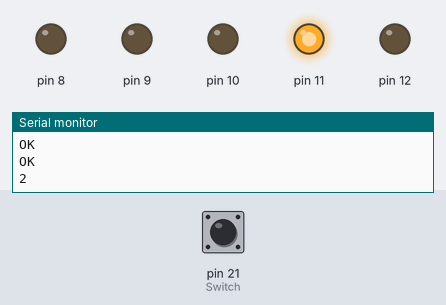
Bench run of a sketch on a simulated Arduino Mega 2560, built with avr-gcc and run on an emulated ATmega2560. On the bench: output pins drawn as LEDs (lit = HIGH), the last lines printed to the serial monitor. Inputs (shaded band) come from the test bench; at power-on: pin 21 (Switch) HIGH. The modem accepts every AT command (registered, SIM ready, sends succeed) and sends nothing else.

Above: at 12.7 s.
12.8 s: pin 21 (Switch) pulled LOW for 3.2 s
At 13.1 s:
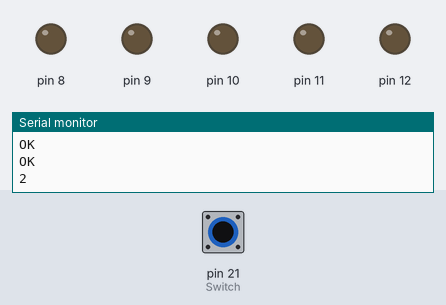
20.5 s: pin 21 (Switch) pulled LOW for 3.2 s
At 23.7 s:
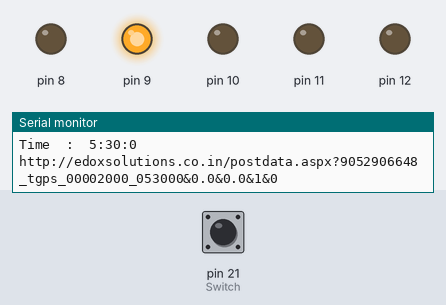
At 24.5 s:
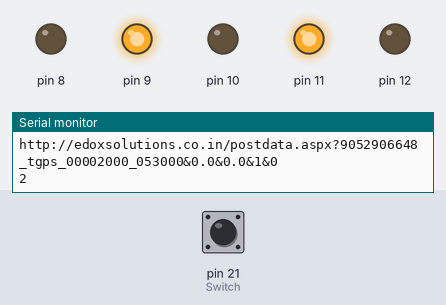
Timing chart, 0 to 26.0 s (numbered marks = the images above; inputs shaded):
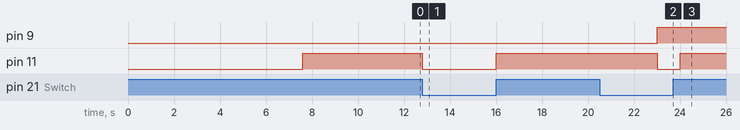

The sketch:

A7_GPS_Posting.ino
```cpp
int Gpsdata;
  int at;
  unsigned int finish=0;  // indicate end of message
  unsigned int pos_cnt=0;  // position counter
  unsigned int lat_cnt=0;  // latitude data counter
  unsigned int log_cnt=0;
  unsigned int tym_cnt=0;
  unsigned int dat_cnt=0;// longitude data counter
  unsigned int flg    =0;  // GPS flag
  unsigned int com_cnt=0;  // comma counter
  char lat[20];            // latitude array
  char lg[20];
  char dt[20];
  char tym[20];
  long previousMillis = 0;
  long interval = 20000;
  int a1=0;
  String line3,ser1;
  const int D=7;
  long m,n,o;
  int z,v;
  bool aa=0,bb=0;

  #define TIMEOUT 15000 // mS
  String Address= "http://edoxsolutions.co.in/postdata.aspx?9052906648_tgps_";
String request_string;
#define Switch 21

 void setup()
  { pinMode(11,OUTPUT);
    pinMode(10,OUTPUT);
    pinMode(9,OUTPUT);
    pinMode(12,OUTPUT);
    pinMode(8,OUTPUT);
    pinMode(Switch,INPUT_PULLUP);
    Serial.begin(115200);
    Serial3.begin(9600);
    Serial2.begin(9600);
    Serial1.begin(115200);
    delay(5000);
        bool x=0;
        while(!x)
        {Serial1.println("AT");
          x=echoFind("OK");}
        delay(200);

        x=0;
        while(!x)
        {
        Serial1.println("AT+GPS=1");
          x=echoFind("OK");
        }

        delay(1000);

        x=0;
        while(!x)
        {
          Serial1.println("AT+CMGF=1");
          x=echoFind("OK");
        }
         // Set SMS mode to text
             delay(200);
        x=0;
        while(!x)
        {
          Serial1.println("AT+CNMI=2,2,0,0,0");
          x=echoFind("OK");
        }
             delay(200);

  }


    void loop()
  {
            if(z>0&&v>0){digitalWrite(10,1);}

            digitalWrite(9,aa);
            digitalWrite(11,bb);

            if(Serial3.available()>0)
            {
              ser1=Serial3.readString();
              ser1=ser1.substring(0,1);

              ser1.trim();
              Serial.println(ser1);
              if(ser1=="A")
                gps();
              }
              else ser1="";


            if(Serial1.available())
            {
              String ser=Serial1.readString();
              int t=(ser.length());
               line3 = ser.substring(102);
            Serial.println(line3);
            Serial.println(ser);
            Serial.println(t);
             line3.trim();

            if(line3=="Trace"){
             gps();
            }
            if(line3=="Engine ON"){
             digitalWrite(8,1);
             bb=1;
            }
            if(line3=="Engine OFF")
            {
              digitalWrite(8,0);
              bb=0;
            }
            }
            unsigned long currentMillis = millis();
            if(currentMillis - previousMillis > interval) {
            previousMillis = currentMillis;

            aa=0;
            if(!aa)
            {
              Serial1.println("AT");
              aa=echoFind("OK");
            }

            gps();
              }

            if(digitalRead(Switch)!=0)  bb=1;
            else bb=0;
  }


void gps(){
                Serial.println("i");

                if (Serial2.available()) {
                  while(finish==0){

                    while(Serial2.available()>0){         // Check GPS data
                      Gpsdata= Serial2.read();
                      flg = 1;
                     if( Gpsdata=='$' && pos_cnt == 0)   // finding GPRMC header
                       pos_cnt=1;
                     if( Gpsdata=='G' && pos_cnt == 1)
                       pos_cnt=2;
                     if( Gpsdata=='P' && pos_cnt == 2)
                       pos_cnt=3;
                     if( Gpsdata=='R' && pos_cnt == 3)
                       pos_cnt=4;
                     if( Gpsdata=='M' && pos_cnt == 4)
                       pos_cnt=5;
                     if( Gpsdata=='C' && pos_cnt==5 )
                       pos_cnt=6;
                     if(pos_cnt==6 &&  Gpsdata ==','){   // count commas in message
                       com_cnt++;
                       flg=0;
                     }

                      if(com_cnt==1 && flg==1){
                      tym[tym_cnt++] =  Gpsdata;         // latitude
                      flg=0;
                     }

                     if(com_cnt==3 && flg==1){
                      lat[lat_cnt++] =  Gpsdata;         // latitude
                      flg=0;
                     }

                     if(com_cnt==5 && flg==1){
                       lg[log_cnt++] =  Gpsdata;         // Longitude
                       flg=0;
                     }

                      if(com_cnt==9 && flg==1){
                       dt[dat_cnt++] =  Gpsdata;         // Date
                       flg=0;
                     }

                     if( Gpsdata == '*' && com_cnt >= 9){
                       com_cnt = 0;                      // end of GPRMC message
                       lat_cnt = 0;
                       log_cnt = 0;
                       dat_cnt = 0;
                       tym_cnt = 0;

                       flg     = 0;
                       finish  = 1;


                    }
                  }
                 }

                }

 Receive_GPS_Data(lat,lg,dt,tym);


 }


   void Receive_GPS_Data(char lat[20],char lg[20],char dt[20],char tym[20])
  {


      float x=atof(lat);
      long y=(x*10000);
        z=y/1000000;
      long z1=y-(z*1000000);   //string to required integer conversion
     Serial.println(x);


      float t=atof(lg);
      long u=(t*10000);
         v=u/1000000;
      long v1=u-(v*1000000);


       long a=atol(dt);
       long b=a/10000;
       int c=(a/100)-(b*100);

       long d=atol(tym);
       long e=d/10000;
       int f=(d/100)-(e*100);

       long g=e+05;
       long h=f+30;

       if(h>=60)
       {
        g=g+1;
        h=(h-60);
       }

       if(g>=24)
       {
        g=(g-24);
       }

       long i=z1/60;

        long j=v1/60;


       Serial.print("Latitude : ");
      Serial.print(z);
       Serial.print(".");
       Serial.println(i);
//       Serial.println(j);
      Serial.print("Longitude : ");


      Serial.print(v);
       Serial.print(".");
       Serial.println(j);
//       Serial.println(l);
       Serial.print("Date   :  ");

       Serial.print(b);


        Serial.print("//");
       Serial.print(c);
       Serial.print("//");
       Serial.println(a-(b*10000)-(c*100));


              Serial.print("Time  :  ");

       Serial.print(g);

        Serial.print(":");
       Serial.print(h);
       Serial.print(":");
       Serial.println(d-(e*10000)-(f*100));

       request_string=Address;
       if(b<=9) request_string +="0";
       request_string +=b;
       if(c<=9) request_string +="0";
       request_string +=c;
       request_string +="20";
       if((a-(b*10000)-(c*100))<=9) request_string +="0";
       request_string +=a-(b*10000)-(c*100);
       request_string +="_";
       if(g<=9) request_string +="0";
       request_string +=g;
       if(h<=9) request_string +="0";
       request_string +=h;
       if((d-(e*10000)-(f*100))<=9) request_string +="0";
       request_string +=d-(e*10000)-(f*100);
       request_string +="&";
       request_string +=z;
       request_string +=".";
       request_string +=i;
       request_string +="&";
        request_string +=v;
       request_string +=".";
       request_string +=j;
       request_string +="&";
       request_string +=bb;
       request_string +="&";
       if(ser1=="A") request_string +="1";
       else request_string +="0";

      if(z>0&&v>0){  Serial3.println(request_string);}
       Serial.println(request_string);

      Serial.println(tym);


      finish = 0;pos_cnt = 0;
      delay(1000);


if((line3=="Trace")||(ser1=="A"))


    {


                bool x=0;
              while(!x)
              {
                Serial1.println("AT+CMGF=1");
                x=echoFind("OK");
              }  //Sets the GSM Module in Text Mode
                delay(1000);  // Delay of 1000 milli seconds or 1 second

                Serial1.println("AT+CMGS=\"+91XXXXXXXXXX\"\r");// Replace x with mobile number
                delay(1000);
                Serial1.print("DATE  :  ");
               Serial1.print(b);
               Serial1.print("//");
                     Serial1.print(c);
                     Serial1.print("//");
                     Serial1.println(a-(b*10000)-(c*100));

                     Serial1.print("Time  :  ");

                     Serial1.print(g);

                      Serial1.print(":");
                     Serial1.print(h);
                     Serial1.print(":");
                     Serial1.println(d-(e*10000)-(f*100));

               Serial1.print("LAT   :  ");
                    Serial1.print(z);
                     Serial1.print(".");
                     Serial1.println(i);
                Serial1.print("LON   :  ");
              Serial1.print(v);
                     Serial1.print(".");
                      Serial1.println(j);
                      if(ser1=="A")  Serial1.println("Accident Happened");     // The SMS text you want to send
                delay(100);
                 Serial1.println((char)26);// ASCII code of CTRL+Z
                delay(1000);


                x=0;
              while(!x)
              {
                Serial1.println("AT+CMGF=1");
                x=echoFind("OK");
              }
               // Set SMS mode to text
                   delay(200);
              x=0;
              while(!x)
              {
                Serial1.println("AT+CNMI=2,2,0,0,0");
                x=echoFind("OK");
              }


              }

              delay(2000);
}


boolean echoFind(String keyword)
{
 byte current_char = 0;
 byte keyword_length = keyword.length();

 // Fail if the target string has not been sent by deadline.
 long deadline = millis() + TIMEOUT;
 while(millis() < deadline)
 {
 if (Serial1.available())
 {
 char ch = Serial1.read();
 Serial.write(ch);
 if (ch == keyword[current_char])
 if (++current_char == keyword_length)
 {
 Serial.println();
 return true;
 }
 }
 }
 return false; // Timed out
}
```

Measured:
- after the input at 12.8 s, pin 11: HIGH → LOW at once, → HIGH 3.2 s later
- after the input at 20.5 s, pin 11: HIGH → LOW after 2.5 s, → HIGH 1.0 s later
